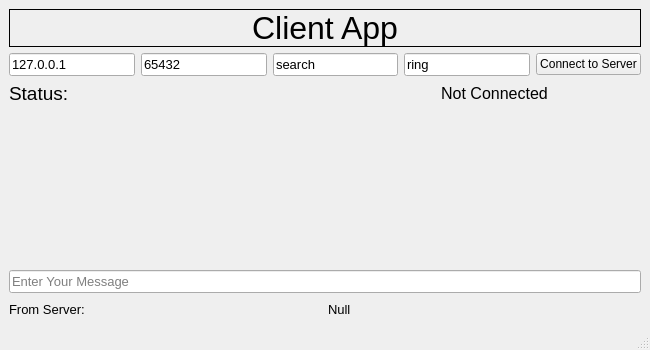
<?xml version="1.0" encoding="UTF-8"?>
<ui version="4.0">
 <class>MainWindow</class>
 <widget class="QMainWindow" name="MainWindow">
  <property name="geometry">
   <rect>
    <x>0</x>
    <y>0</y>
    <width>650</width>
    <height>350</height>
   </rect>
  </property>
  <property name="windowTitle">
   <string>MainWindow</string>
  </property>
  <widget class="QWidget" name="centralwidget">
   <layout class="QGridLayout" name="gridLayout_2">
    <item row="0" column="0">
     <layout class="QGridLayout" name="gridLayout">
      <item row="2" column="0">
       <layout class="QVBoxLayout" name="verticalLayout_2">
        <item>
         <widget class="QLineEdit" name="client_message_text">
          <property name="font">
           <font>
            <pointsize>10</pointsize>
           </font>
          </property>
          <property name="focusPolicy">
           <enum>Qt::ClickFocus</enum>
          </property>
          <property name="inputMask">
           <string/>
          </property>
          <property name="text">
           <string/>
          </property>
          <property name="placeholderText">
           <string>Enter Your Message</string>
          </property>
         </widget>
        </item>
        <item>
         <layout class="QHBoxLayout" name="horizontalLayout_4">
          <item>
           <layout class="QHBoxLayout" name="horizontalLayout_3">
            <item>
             <widget class="QLabel" name="label_2">
              <property name="font">
               <font>
                <pointsize>10</pointsize>
               </font>
              </property>
              <property name="frameShape">
               <enum>QFrame::NoFrame</enum>
              </property>
              <property name="text">
               <string>From Server:</string>
              </property>
             </widget>
            </item>
            <item>
             <spacer name="horizontalSpacer_3">
              <property name="orientation">
               <enum>Qt::Horizontal</enum>
              </property>
              <property name="sizeType">
               <enum>QSizePolicy::Maximum</enum>
              </property>
              <property name="sizeHint" stdset="0">
               <size>
                <width>40</width>
                <height>20</height>
               </size>
              </property>
             </spacer>
            </item>
           </layout>
          </item>
          <item>
           <widget class="QLabel" name="server_message_text">
            <property name="font">
             <font>
              <pointsize>10</pointsize>
             </font>
            </property>
            <property name="frameShape">
             <enum>QFrame::NoFrame</enum>
            </property>
            <property name="text">
             <string>Null</string>
            </property>
           </widget>
          </item>
         </layout>
        </item>
       </layout>
      </item>
      <item row="0" column="0">
       <layout class="QVBoxLayout" name="verticalLayout">
        <item>
         <widget class="QLabel" name="title_label">
          <property name="font">
           <font>
            <pointsize>24</pointsize>
           </font>
          </property>
          <property name="frameShape">
           <enum>QFrame::Box</enum>
          </property>
          <property name="frameShadow">
           <enum>QFrame::Plain</enum>
          </property>
          <property name="text">
           <string>Client App</string>
          </property>
          <property name="alignment">
           <set>Qt::AlignCenter</set>
          </property>
         </widget>
        </item>
        <item>
         <layout class="QHBoxLayout" name="horizontalLayout_6">
          <item>
           <layout class="QHBoxLayout" name="horizontalLayout_7">
            <item>
             <widget class="QLineEdit" name="host">
              <property name="font">
               <font>
                <pointsize>10</pointsize>
               </font>
              </property>
              <property name="focusPolicy">
               <enum>Qt::ClickFocus</enum>
              </property>
              <property name="inputMask">
               <string/>
              </property>
              <property name="text">
               <string>127.0.0.1</string>
              </property>
              <property name="placeholderText">
               <string>HOST</string>
              </property>
             </widget>
            </item>
            <item>
             <widget class="QLineEdit" name="port">
              <property name="font">
               <font>
                <pointsize>10</pointsize>
               </font>
              </property>
              <property name="focusPolicy">
               <enum>Qt::ClickFocus</enum>
              </property>
              <property name="inputMask">
               <string/>
              </property>
              <property name="text">
               <string>65432</string>
              </property>
              <property name="placeholderText">
               <string>PORT</string>
              </property>
             </widget>
            </item>
            <item>
             <widget class="QLineEdit" name="action">
              <property name="font">
               <font>
                <pointsize>10</pointsize>
               </font>
              </property>
              <property name="focusPolicy">
               <enum>Qt::ClickFocus</enum>
              </property>
              <property name="inputMask">
               <string/>
              </property>
              <property name="text">
               <string>search</string>
              </property>
              <property name="placeholderText">
               <string>ACTION</string>
              </property>
             </widget>
            </item>
            <item>
             <widget class="QLineEdit" name="value">
              <property name="font">
               <font>
                <pointsize>10</pointsize>
               </font>
              </property>
              <property name="focusPolicy">
               <enum>Qt::ClickFocus</enum>
              </property>
              <property name="inputMask">
               <string/>
              </property>
              <property name="text">
               <string>ring</string>
              </property>
              <property name="placeholderText">
               <string>VALUE</string>
              </property>
             </widget>
            </item>
           </layout>
          </item>
          <item>
           <widget class="QPushButton" name="connect_btn">
            <property name="text">
             <string>Connect to Server</string>
            </property>
           </widget>
          </item>
         </layout>
        </item>
        <item>
         <layout class="QHBoxLayout" name="horizontalLayout_2">
          <item>
           <widget class="QLabel" name="label_1">
            <property name="font">
             <font>
              <pointsize>14</pointsize>
             </font>
            </property>
            <property name="text">
             <string>Status:</string>
            </property>
            <property name="alignment">
             <set>Qt::AlignLeading|Qt::AlignLeft|Qt::AlignVCenter</set>
            </property>
           </widget>
          </item>
          <item>
           <spacer name="horizontalSpacer_2">
            <property name="orientation">
             <enum>Qt::Horizontal</enum>
            </property>
            <property name="sizeType">
             <enum>QSizePolicy::Maximum</enum>
            </property>
            <property name="sizeHint" stdset="0">
             <size>
              <width>40</width>
              <height>20</height>
             </size>
            </property>
           </spacer>
          </item>
          <item>
           <layout class="QHBoxLayout" name="horizontalLayout">
            <item>
             <widget class="QLabel" name="status_label">
              <property name="font">
               <font>
                <pointsize>12</pointsize>
               </font>
              </property>
              <property name="text">
               <string>Not Connected</string>
              </property>
              <property name="alignment">
               <set>Qt::AlignCenter</set>
              </property>
             </widget>
            </item>
           </layout>
          </item>
         </layout>
        </item>
       </layout>
      </item>
      <item row="1" column="0">
       <spacer name="verticalSpacer">
        <property name="orientation">
         <enum>Qt::Vertical</enum>
        </property>
        <property name="sizeHint" stdset="0">
         <size>
          <width>20</width>
          <height>40</height>
         </size>
        </property>
       </spacer>
      </item>
     </layout>
    </item>
   </layout>
  </widget>
  <widget class="QMenuBar" name="menubar">
   <property name="geometry">
    <rect>
     <x>0</x>
     <y>0</y>
     <width>650</width>
     <height>26</height>
    </rect>
   </property>
  </widget>
  <widget class="QStatusBar" name="statusbar"/>
 </widget>
 <resources/>
 <connections/>
</ui>
